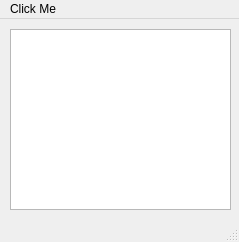
<?xml version="1.0" encoding="UTF-8"?>
<ui version="4.0">
 <class>MainWindow</class>
 <widget class="QMainWindow" name="MainWindow">
  <property name="geometry">
   <rect>
    <x>0</x>
    <y>0</y>
    <width>239</width>
    <height>242</height>
   </rect>
  </property>
  <property name="windowTitle">
   <string>MainWindow</string>
  </property>
  <widget class="QWidget" name="centralwidget">
   <widget class="QTableView" name="tableView">
    <property name="geometry">
     <rect>
      <x>10</x>
      <y>10</y>
      <width>221</width>
      <height>181</height>
     </rect>
    </property>
   </widget>
  </widget>
  <widget class="QMenuBar" name="menubar">
   <property name="geometry">
    <rect>
     <x>0</x>
     <y>0</y>
     <width>239</width>
     <height>25</height>
    </rect>
   </property>
   <widget class="QMenu" name="menuHello">
    <property name="title">
     <string>Click Me</string>
    </property>
    <addaction name="separator"/>
    <addaction name="actionAbout_2"/>
   </widget>
   <addaction name="menuHello"/>
  </widget>
  <widget class="QStatusBar" name="statusbar"/>
  <action name="actionAbout_2">
   <property name="text">
    <string>About</string>
   </property>
  </action>
 </widget>
 <resources/>
 <connections/>
</ui>
